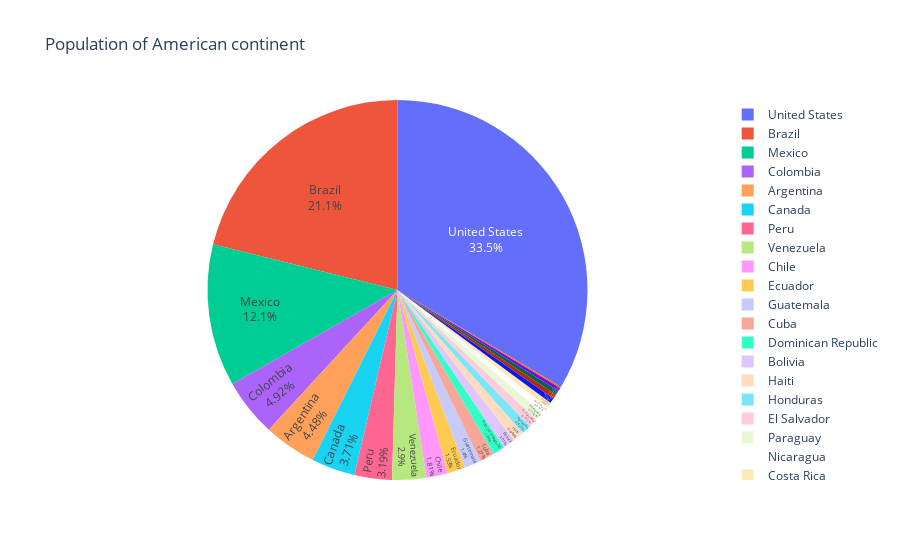

Here is the notebook cell this chart was saved with:
### Code cell
df = px.data.tips()
df = px.data.gapminder().query("year == 2007").query("continent == 'Americas'")
fig = px.pie(df, values='pop', names='country',
             title='Population of American continent',
             hover_data=['lifeExp'], labels={'lifeExp':'life expectancy'})
fig.update_traces(textposition='inside', textinfo='percent+label')
fig.show()

### Figure 1 — Plotly figure (JSON) as saved in the notebook; plotly's stock layout.template omitted (floating-point values rounded to 4 significant figures)
{"data": [{"customdata": [[75.32], [65.55], [72.39], [80.65], [78.55], [72.89], [78.78], [78.27], [72.23], [74.99], [71.88], [70.26], [60.92], [70.2], [72.57], [76.19], [72.9], [75.54], [71.75], [71.42], [78.75], [69.82], [78.24], [76.38], [73.75]], "domain": {"x": [0, 1], "y": [0, 1]}, "hovertemplate": "country=%{label}<br>pop=%{value}<br>life expectancy=%{customdata[0]}<extra></extra>", "labels": ["Argentina", "Bolivia", "Brazil", "Canada", "Chile", "Colombia", "Costa Rica", "Cuba", "Dominican Republic", "Ecuador", "El Salvador", "Guatemala", "Haiti", "Honduras", "Jamaica", "Mexico", "Nicaragua", "Panama", "Paraguay", "Peru", "Puerto Rico", "Trinidad and Tobago", "United States", "Uruguay", "Venezuela"], "legendgroup": "", "name": "", "showlegend": true, "textinfo": "percent+label", "textposition": "inside", "type": "pie", "values": [40301927, 9119152, 190010647, 33390141, 16284741, 44227550, 4133884, 11416987, 9319622, 13755680, 6939688, 12572928, 8502814, 7483763, 2780132, 108700891, 5675356, 3242173, 6667147, 28674757, 3942491, 1056608, 301139947, 3447496, 26084662]}], "layout": {"legend": {"tracegroupgap": 0}, "title": {"text": "Population of American continent"}}}
